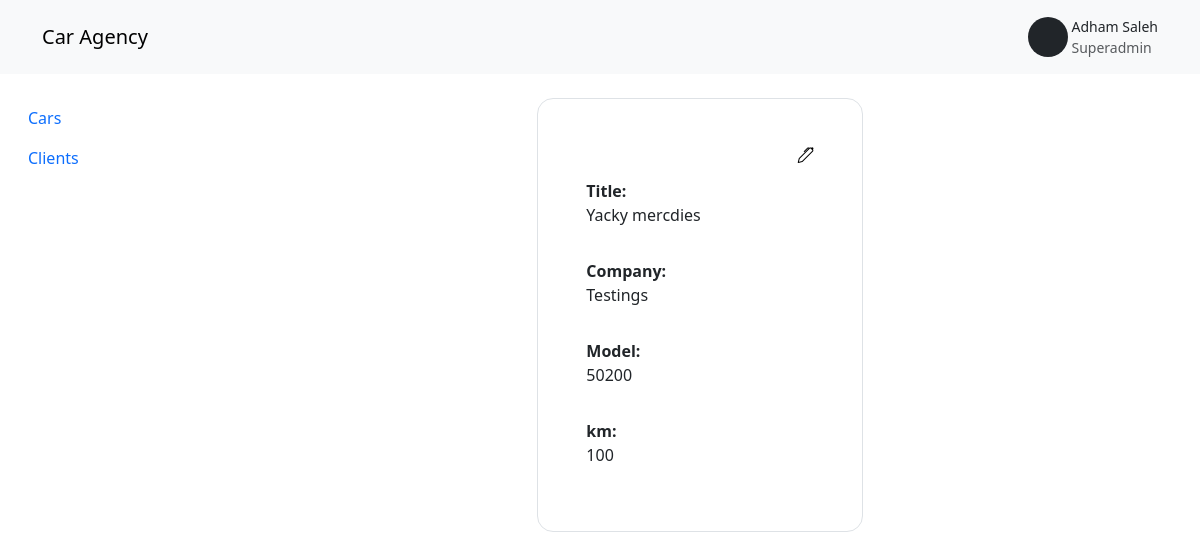
Before: /car/2/ with the older database file.
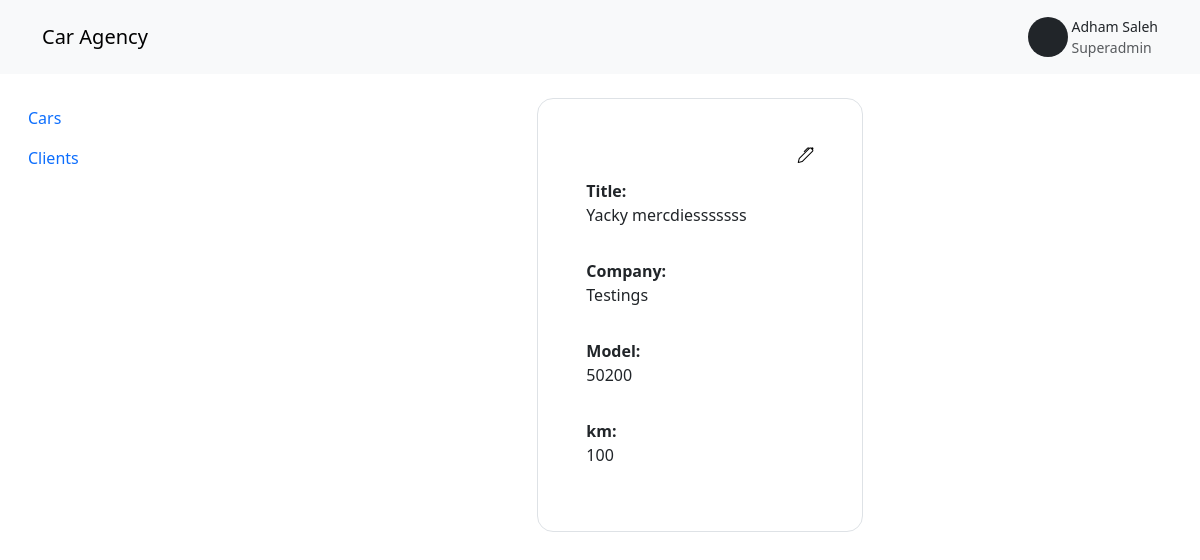
After: the same page with the newer database file.
### carAgency/models.py (models this page shows, shortened)
class Car(models.Model):
    title = models.CharField(max_length=200)
    model = models.IntegerField()
    company = models.CharField(max_length=200)
    km = models.IntegerField()

### carAgency/views.py (the view)
# urls.py: path('car/<int:id>/', views.getCarView, name='singleCarPage'),
def getCarView(request, id):
    if request.method == 'GET':
        car = Car.objects.get(id=id)
        return render(request, 'base/singleCar.html', {'car': car})

### carAgency/templates/base/singleCar.html
{%extends 'main.html'%} {%block content%}
<div class="container">
  <div class="row justify-content-center">
    <div
      class="col-lg-4 col-md-6 border border-1 p-5 d-flex flex-column gap-3 rounded-4"
    >
      <div class="action d-flex justify-content-end">
        <a href="{%url 'editCar' car.id%}">
          <i class="bi bi-pen text-black"></i>
        </a>
      </div>
      <div class="title">
        <label for="" class="fw-bold">Title:</label>
        <p>{{car.title}}</p>
      </div>
      <div class="title">
        <label for="" class="fw-bold">Company:</label>
        <p>{{car.company}}</p>
      </div>
      <div class="title">
        <label for="" class="fw-bold">Model:</label>
        <p>{{car.model}}</p>
      </div>
      <div class="title">
        <label for="" class="fw-bold">km:</label>
        <p>{{car.km}}</p>
      </div>
    </div>
  </div>
</div>
{%endblock%}

Changed rows visible on the page:
changed Car "Testings": title "Yacky mercdies" → "Yacky mercdiesssssss"
